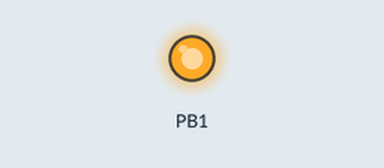
Recording of a sketch running on a simulated ATtiny85, built with avr-gcc and run on an emulated ATtiny85. Parts: output pins drawn as LEDs (lit = HIGH).

Above: at 0.01 s.
At 0.6 s:
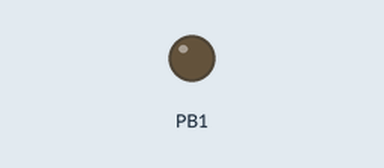
Timing chart, 0 to 2.1 s (numbered marks = the images above):
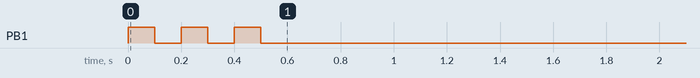

The sketch:

UsbMidiController.ino
```cpp
#include <DigiSparkB.h>
#include <UsbMidiLib.h>
#include <Switch.h>

//Variables
// the format of the message to send Via serial

void setup() {
  pinMode(DigiSparkB::LED, OUTPUT);
  pinMode(DigiSparkB::PWM1, INPUT);
  pinMode(DigiSparkB::PWM2, INPUT);
  Serial.begin(115200);

  DigiSparkB::Utils::blinkLed(3);
}

void loop() {

  UsbMidi::Message midiMsg1;  // MIDI message for Switch 1
  UsbMidi::Message midiMsg2;  //MIDI message for Swtich 2
  static SwitchMemory* sw1 = new SwitchMemory(DigiSparkB::PWM1, LOW);
  static SwitchMemory* sw2 = new SwitchMemory(DigiSparkB::PWM2, LOW);

  if (sw1->WasToggled()) {
    midiMsg1.msg.command = UsbMidi::CTRLCHG;
    midiMsg1.msg.channel = 1;
    midiMsg1.msg.data2   = 1;
    midiMsg1.msg.data3   = 0; /* Velocity */

    /* Send note on */
    UsbMidi::SendMessage(midiMsg1);
    DigiSparkB::Utils::blinkLed(2);
  }

  if (sw2->WasToggled()) {
    midiMsg2.msg.command = UsbMidi::CTRLCHG;
    midiMsg2.msg.channel = 2;
    midiMsg2.msg.data2   = 2;
    midiMsg2.msg.data3   = 0; /* Velocity */

    /* Send note on */
    UsbMidi::SendMessage(midiMsg2);
    DigiSparkB::Utils::blinkLed(2);
  }
}
```
